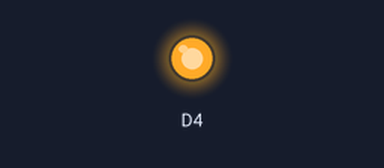
Simulated run of this sketch. Board: ESP8266 (NodeMCU). On the bench: output pins drawn as LEDs (lit = HIGH).

Above: at 5.0 s.
At 11.0 s:
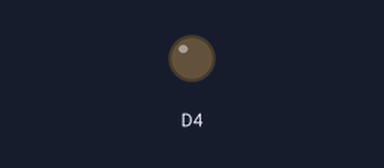
Timing chart, 0 to 15.6 s (numbered marks = the images above):
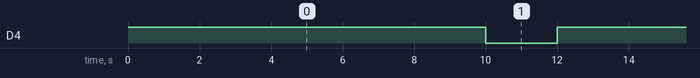

The sketch:

00.1-lolin-blink.ino
```cpp
/*
  Control LED on an "ESP8266 Lua Lolin" compatible board
  Set IDE to NodeMCU 1.0
*/


void setup() {
  // The Lua Lolin has a LED connected to D4
  pinMode(D4, OUTPUT);
}

// the loop function runs over and over again forever
void loop() {
  // The internal (blue) LED has opposite behavior
  // HIGH means "off", LOW means "on",
  // but an external LED connected to D4 works as expected
  digitalWrite(D4, HIGH);
  delay(10000);
  digitalWrite(D4, LOW);
  delay(2000);
}
```

Measured:
- by itself, D4: alternates HIGH for 10.0 s and LOW for 2.0 s
